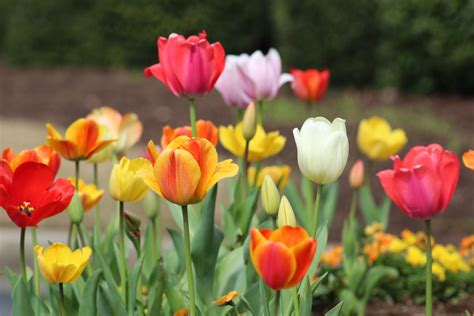
#> input picture images/tulip.jpeg, 474 x 316 px
$ python bit_plain_slicing.py
#> lines starting #> are read from the running program, lines starting #| are printed output that depends on the picture; after the words box and inside, x2 and y2 are one past the last pixel; in counts of white or black regions, pixels touching at a corner belong together
import numpy as np
import matplotlib.pyplot as plt
import cv2 as cv
import os


def load_image (mode=0):
#> called with mode = 0
    dirs = os.getcwd().split(os.sep)
    dirs.pop()
    path = os.sep.join(dirs)+os.sep+'images/tulip.jpeg'

    print(path)
    img = cv.imread(path,mode)
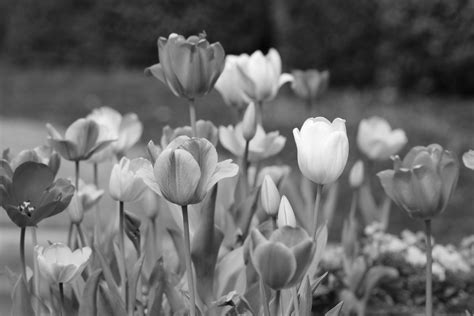
#> img: shape (316, 474); min 3, max 255, mean 104.5
    if img is None:
        print("failed to load image")
        exit(1)
    return img


img = load_image()

plt.figure(figsize=(12,10))
cnt=1
for i in range(1,8):
    bit_plane = (img>>i) & 1
    plt.subplot(3,3,cnt)
    plt.imshow(bit_plane,cmap='gray')
    plt.title(f"{i}th slicine")
    cnt+=1
#> this loop made 7 passes
#> pass 1, `bit_plane = (img>>i) & 1`:
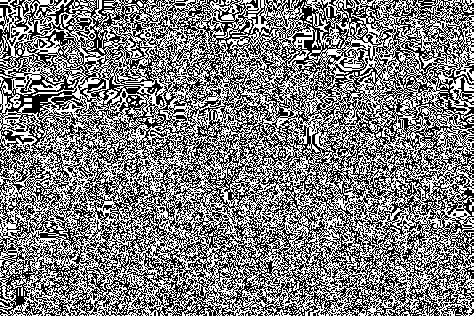
#> bit_plane: shape (316, 474); values 0 (black) and 1 (white), 49.9% white in thin lines or dots
#> pass 2, `bit_plane = (img>>i) & 1`:
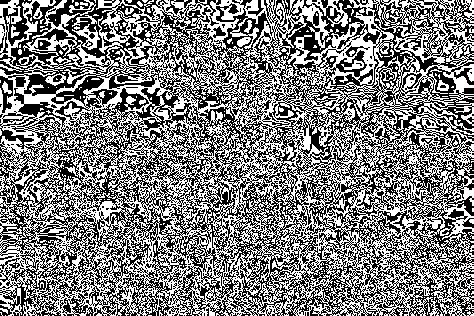
#> bit_plane: shape (316, 474); values 0 (black) and 1 (white), 49.5% white in thin lines or dots
#> pass 3, `bit_plane = (img>>i) & 1`:
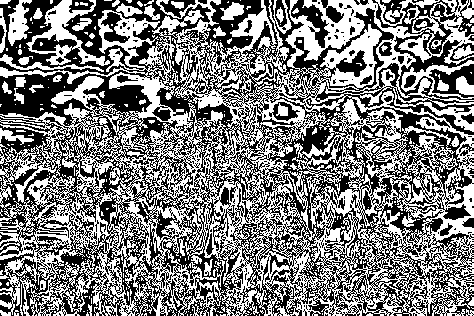
#> bit_plane: shape (316, 474); values 0 (black) and 1 (white), 49.2% white; 468 white regions (416 under 20 px), largest, box (x1, y1, x2, y2) and area: (0, 0, 474, 316) 65876, (26, 0, 110, 66) 1596, (401, 60, 474, 99) 630
#> after the loop, cnt = 8


plt.show()
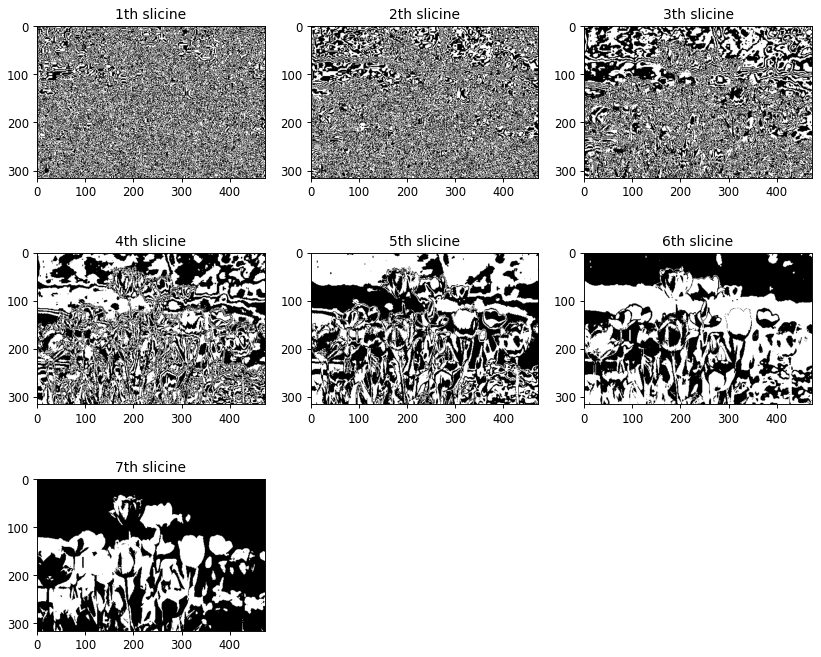
#> figure drawn by matplotlib, 7 panels

$ run again, with images/einstein.jpeg copied over images/tulip.jpeg
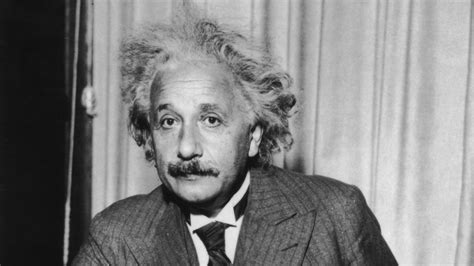
#> input picture images/einstein.jpeg, 474 x 266 px
#> in load_image, img is the input picture: shape (266, 474); min 7, max 240, mean 129.5
#> the loop `for i in range(1,8):` made 7 passes
#> pass 1, `bit_plane = (img>>i) & 1`:
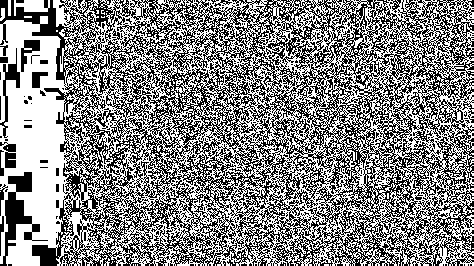
#> bit_plane: shape (266, 474); values 0 (black) and 1 (white), 52.5% white; black in thin lines or dots
#> pass 3, `bit_plane = (img>>i) & 1`:
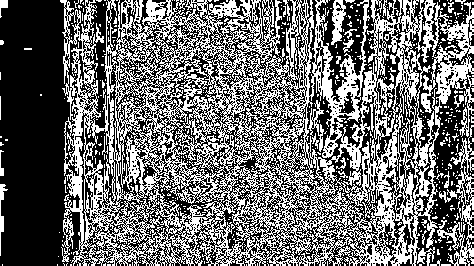
#> bit_plane: shape (266, 474); values 0 (black) and 1 (white), 42.7% white in thin lines or dots
#> after the loop `for i in range(1,8):`: cnt = 8

$ run again, with images/flower.jpeg copied over images/tulip.jpeg
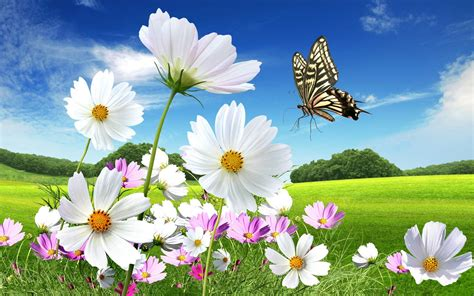
#> input picture images/flower.jpeg, 474 x 296 px
#> the loop `for i in range(1,8):` made 7 passes
#> pass 1, `bit_plane = (img>>i) & 1`:
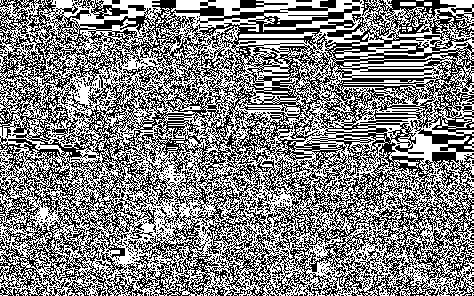
#> bit_plane: shape (296, 474); values 0 (black) and 1 (white), 51.4% white; black in thin lines or dots
#> pass 3, `bit_plane = (img>>i) & 1`:
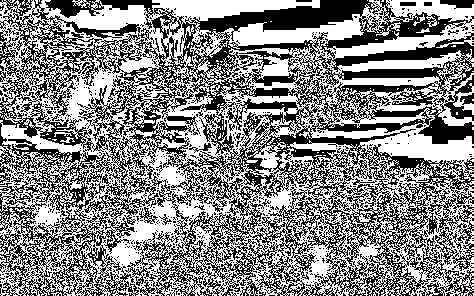
#> bit_plane: shape (296, 474); values 0 (black) and 1 (white), 53.2% white; 696 black regions (680 under 20 px), largest, box (x1, y1, x2, y2) and area: (0, 0, 474, 296) 63153, (440, 0, 474, 9) 210, (139, 207, 158, 224) 107
#> after the loop `for i in range(1,8):`: cnt = 8
